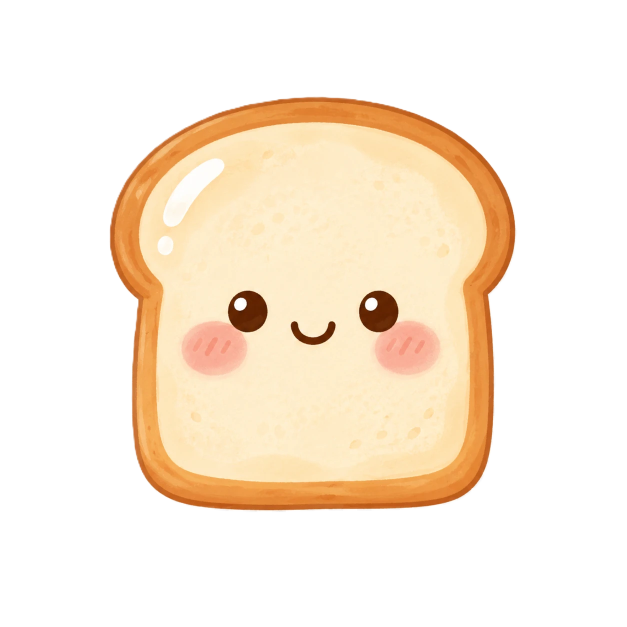
#> input picture assets/主頁/吐司.webp, 1254 x 1254 px (shown at 1/2 size)
$ python remove_bg.py '../../../assets/主頁/吐司.webp'
#> lines starting #> are read from the running program, lines starting #| are printed output that depends on the picture; after the words box and inside, x2 and y2 are one past the last pixel; in counts of white or black regions, pixels touching at a corner belong together
# -*- coding: utf-8 -*-
"""
圖片去背（邊緣氾濫填色）

把純色／近純色背景的 PNG 去背成透明：從四邊做 flood fill，只清掉「顏色接近
背景且與邊緣相連」的像素，保留主體內部同色區域（吸管、高光、白色描邊）。

用法：
    python remove_bg.py <inputs...> [--thresh 42] [--feather 1.2]
                                    [--backup] [--out DIR] [--check PATH]

<inputs> 可為：資料夾（處理其中 *.png）、檔案路徑、或 glob 字串。
"""
import os
import sys
import glob
import shutil
import argparse
from collections import deque

import numpy as np
from PIL import Image, ImageFilter


def collect_files(inputs):
    files = []
    for item in inputs:
        if os.path.isdir(item):
            files += glob.glob(os.path.join(item, "*.png"))
        elif any(ch in item for ch in "*?["):
            files += glob.glob(item)
        elif os.path.isfile(item):
            files.append(item)
        else:
            print(f"[skip] 找不到：{item}", file=sys.stderr)
    # 去重、排序、排除已產生的檢查圖與備份
    seen, out = set(), []
    for f in sorted(files):
        fp = os.path.abspath(f)
        if fp in seen:
            continue
        if os.sep + "_original" + os.sep in fp:
            continue
        seen.add(fp)
        out.append(f)
    return out


def remove_bg(path, thresh, feather, out_dir=None, backup=False):
#> called with path = '../../../assets/主頁/吐司.webp', thresh = 42, feather = 1.2, backup = False
    if backup:
        bdir = os.path.join(os.path.dirname(path), "_original")
        os.makedirs(bdir, exist_ok=True)
        dest = os.path.join(bdir, os.path.basename(path))
        if not os.path.exists(dest):
            shutil.copy2(path, dest)

    img = Image.open(path).convert("RGBA")
#> img is the input picture: PIL image 1254x1254 RGBA; mean R, G, B, A 246.3, 232, 214.9, 92.6
    arr = np.asarray(img).astype(np.int16)
    h, w = arr.shape[:2]
#> h = 1254; w = 1254
    rgb = arr[:, :, :3]

    # 背景基準色 = 四角平均
    corners = np.array(
        [rgb[0, 0], rgb[0, w - 1], rgb[h - 1, 0], rgb[h - 1, w - 1]],
        dtype=np.int16,
    )
#> corners = [[240, 240, 240], [255, 255, 255], [254, 254, 254], [242, 242, 242]]
    bg = corners.mean(axis=0)
#> bg = [247.8, 247.8, 247.8]

    dist = np.sqrt(((rgb - bg) ** 2).sum(axis=2))
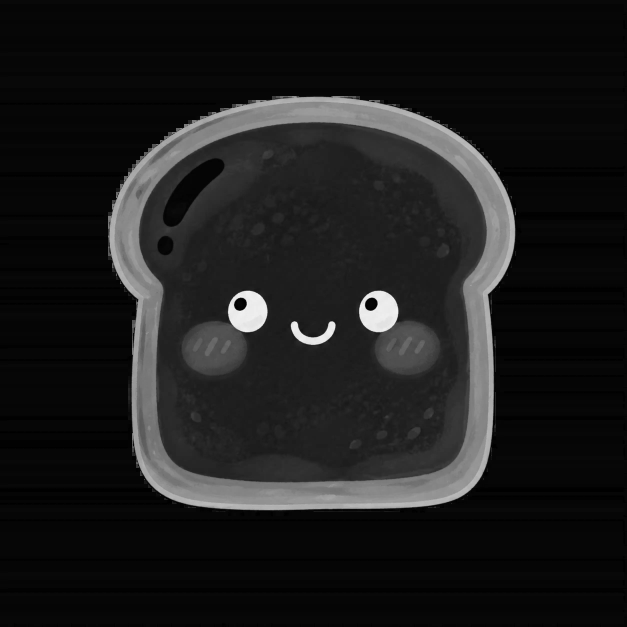
#> dist: shape (1254, 1254) float64 (shown at 1/2 size); min 0.433, max 385.8, mean 43.8; drawn with min black and max white
    near_bg = dist < thresh
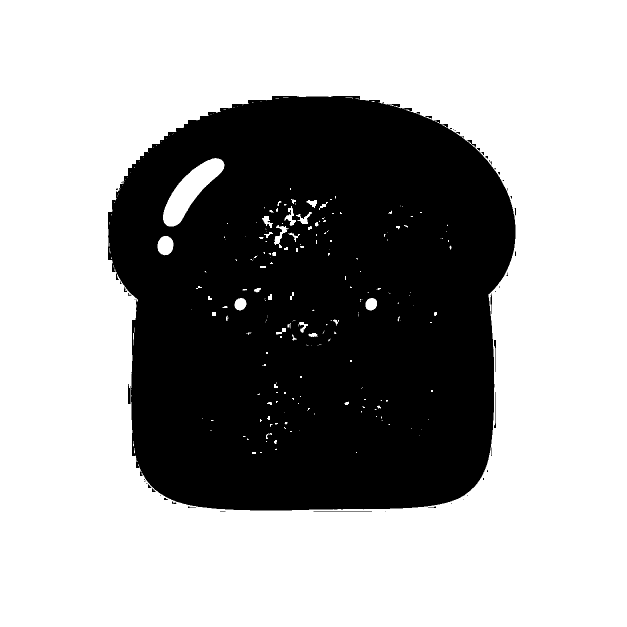
#> near_bg: shape (1254, 1254) bool (shown at 1/2 size); 64.2% white; 52 black regions (34 under 20 px), largest, box (x1, y1, x2, y2) and area: (216, 192, 1031, 1021) 561143, (256, 768, 261, 808) 178, (627, 1023, 744, 1024) 117

    # 從四邊 flood fill：只保留與邊緣相連的近背景像素
    visited = np.zeros((h, w), dtype=bool)
    dq = deque()

    def seed(y, x):
        if near_bg[y, x] and not visited[y, x]:
            visited[y, x] = True
            dq.append((y, x))

    for x in range(w):
        seed(0, x)
        seed(h - 1, x)
    for y in range(h):
        seed(y, 0)
        seed(y, w - 1)

    while dq:
        y, x = dq.popleft()
        if y > 0 and near_bg[y - 1, x] and not visited[y - 1, x]:
            visited[y - 1, x] = True; dq.append((y - 1, x))
        if y < h - 1 and near_bg[y + 1, x] and not visited[y + 1, x]:
            visited[y + 1, x] = True; dq.append((y + 1, x))
        if x > 0 and near_bg[y, x - 1] and not visited[y, x - 1]:
            visited[y, x - 1] = True; dq.append((y, x - 1))
        if x < w - 1 and near_bg[y, x + 1] and not visited[y, x + 1]:
            visited[y, x + 1] = True; dq.append((y, x + 1))
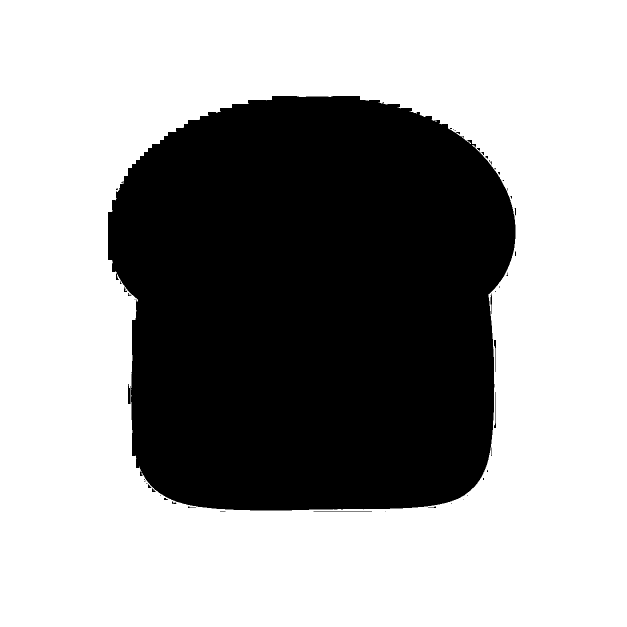
#> visited: shape (1254, 1254) bool (shown at 1/2 size); 63.4% white; 51 black regions (33 under 20 px), largest, box (x1, y1, x2, y2) and area: (216, 192, 1031, 1021) 574959, (256, 768, 261, 808) 178, (627, 1023, 744, 1024) 117

    alpha = np.where(visited, 0, 255).astype(np.uint8)
    alpha_img = Image.fromarray(alpha, mode="L")
    if feather > 0:
        alpha_img = alpha_img.filter(ImageFilter.GaussianBlur(feather))
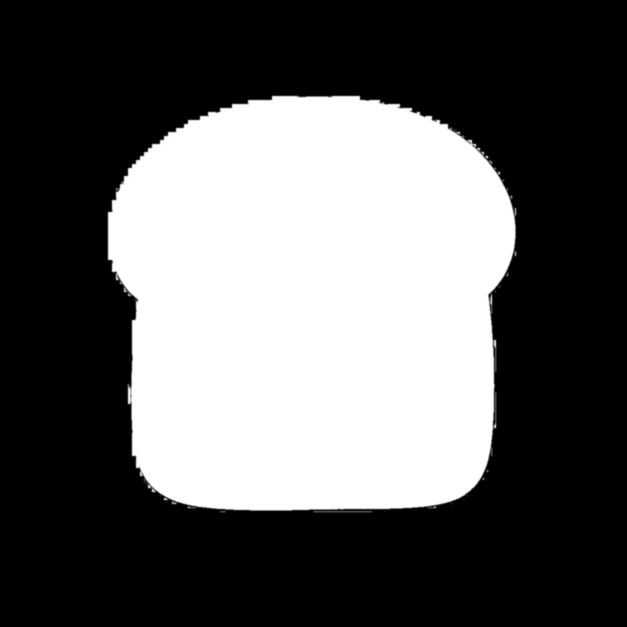
#> alpha_img: PIL image 1254x1254 L (shown at 1/2 size); min 0, max 255, mean 93.4

    out = img.copy()
    out.putalpha(alpha_img)

    target = path
    if out_dir:
        os.makedirs(out_dir, exist_ok=True)
        target = os.path.join(out_dir, os.path.basename(path))
    out.save(target)

    kept = float((alpha > 0).sum()) / (h * w) * 100
#> kept = 36.63
    return kept


def make_check_sheet(files, out_path, cell=300, bg=(120, 200, 150)):
    cols = 3
    rows = (len(files) + cols - 1) // cols
    sheet = Image.new("RGBA", (cols * cell, rows * cell), bg + (255,))
    for i, f in enumerate(files):
        im = Image.open(f).convert("RGBA")
        im.thumbnail((cell - 16, cell - 16))
        x = (i % cols) * cell + 8
        y = (i // cols) * cell + 8
        sheet.alpha_composite(im, (x, y))
    sheet.convert("RGB").save(out_path)


def main():
    ap = argparse.ArgumentParser(description="邊緣氾濫填色去背")
    ap.add_argument("inputs", nargs="+", help="資料夾／檔案／glob")
    ap.add_argument("--thresh", type=float, default=42, help="近背景色容差（越大清越多）")
    ap.add_argument("--feather", type=float, default=1.2, help="邊緣羽化半徑")
    ap.add_argument("--backup", action="store_true", help="覆寫前備份原圖到 _original/")
    ap.add_argument("--out", default=None, help="輸出資料夾（預設就地覆寫）")
    ap.add_argument("--check", default=None, help="產生有色底檢查圖的輸出路徑")
    args = ap.parse_args()

    files = collect_files(args.inputs)
    if not files:
        print("沒有可處理的檔案", file=sys.stderr)
        sys.exit(1)

    for f in files:
        kept = remove_bg(f, args.thresh, args.feather, args.out, args.backup)
#> kept = 36.63
        print(f"{os.path.basename(f):16s}  保留 {kept:5.1f}%")
#| 吐司.webp           保留  36.6%

    if args.check:
        processed = (
            [os.path.join(args.out, os.path.basename(f)) for f in files]
            if args.out else files
        )
        make_check_sheet(processed, args.check)
        print(f"檢查圖：{args.check}")


if __name__ == "__main__":
    main()

$ run again, on assets/主頁/彩帶.webp
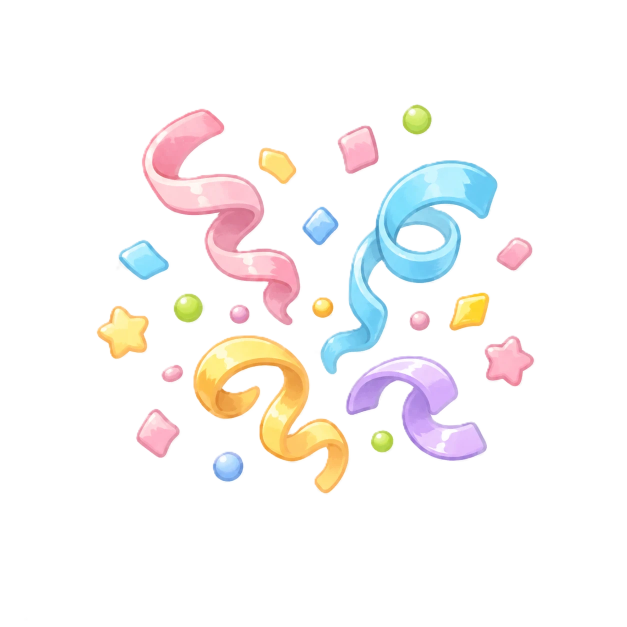
#> input picture assets/主頁/彩帶.webp, 1254 x 1254 px (shown at 1/2 size)
#> in remove_bg, img is the input picture: PIL image 1254x1254 RGBA; mean R, G, B, A 243.1, 240.7, 239.7, 37.2
#> corners = [[240, 240, 240], [254, 254, 254], [254, 254, 254], [243, 243, 243]]
#> bg = [247.8, 247.8, 247.8]
#> in remove_bg, `near_bg = dist < thresh`:
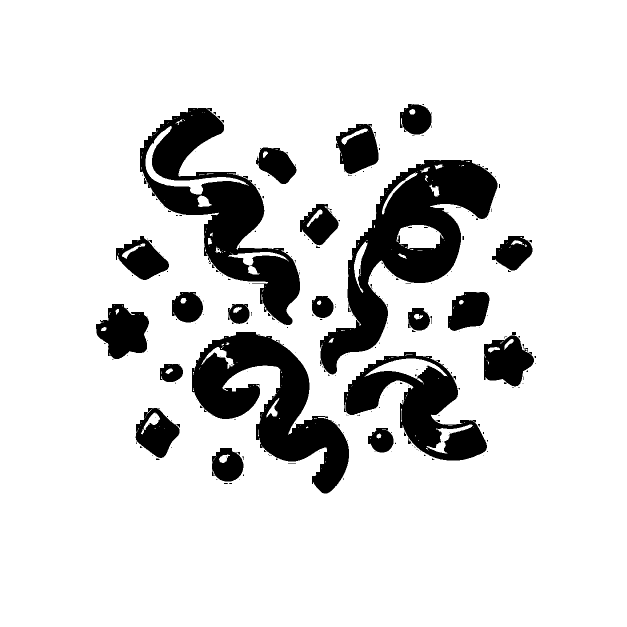
#> near_bg: shape (1254, 1254) bool (shown at 1/2 size); 85.5% white; 256 black regions (226 under 20 px), largest, box (x1, y1, x2, y2) and area: (640, 320, 995, 749) 51783, (280, 216, 600, 650) 45234, (384, 664, 698, 987) 42043
#> alpha: shape (1254, 1254); 15.8% white; 243 white regions (213 under 20 px), largest, box (x1, y1, x2, y2) and area: (640, 320, 995, 749) 57349, (280, 216, 600, 650) 51080, (384, 664, 698, 987) 43277
#> in remove_bg, `alpha_img = alpha_img.filter(ImageFilter.GaussianBlur(feather))`:
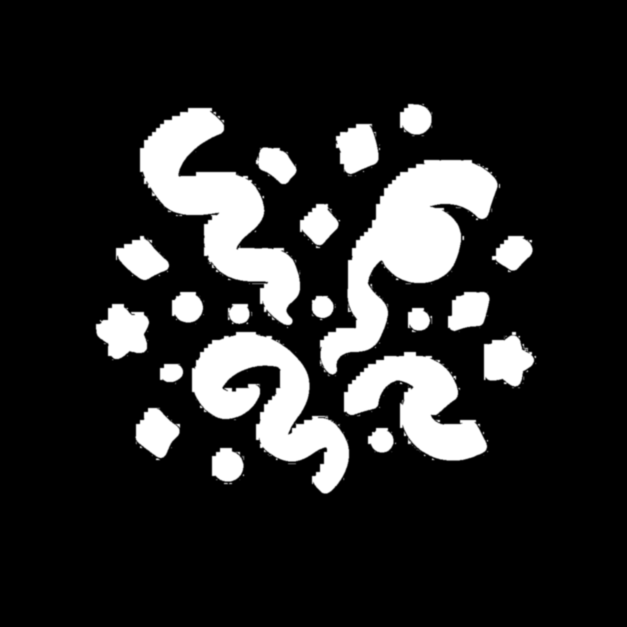
#> alpha_img: PIL image 1254x1254 L (shown at 1/2 size); min 0, max 255, mean 40.4
#> in remove_bg, `kept = float((alpha > 0).sum()) / (h * w) * 100`: kept = 15.83
#| 彩帶.webp           保留  15.8%

$ run again, on assets/主頁/愛心.webp
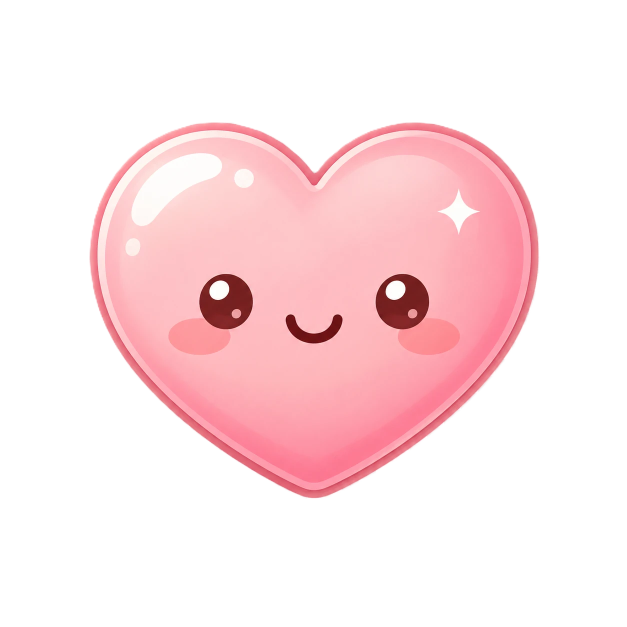
#> input picture assets/主頁/愛心.webp, 1254 x 1254 px (shown at 1/2 size)
#> in remove_bg, img is the input picture: PIL image 1254x1254 RGBA; mean R, G, B, A 247.3, 223, 225.5, 81.7
#> corners = [[240, 240, 240], [241, 241, 241], [243, 243, 243], [242, 242, 242]]
#> bg = [241.5, 241.5, 241.5]
#> in remove_bg, `near_bg = dist < thresh`:
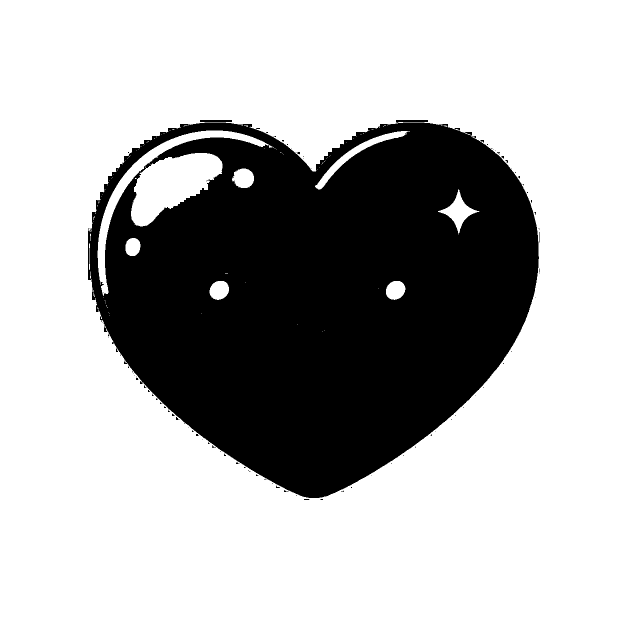
#> near_bg: shape (1254, 1254) bool (shown at 1/2 size); 69.8% white; 99 black regions (91 under 20 px), largest, box (x1, y1, x2, y2) and area: (176, 240, 1078, 996) 473258, (400, 240, 464, 244) 256, (961, 280, 968, 285) 24
#> alpha: shape (1254, 1254); 32.3% white; 96 white regions (88 under 20 px), largest, box (x1, y1, x2, y2) and area: (176, 240, 1078, 996) 507050, (400, 240, 464, 244) 256, (961, 280, 968, 285) 24
#> in remove_bg, `alpha_img = alpha_img.filter(ImageFilter.GaussianBlur(feather))`:
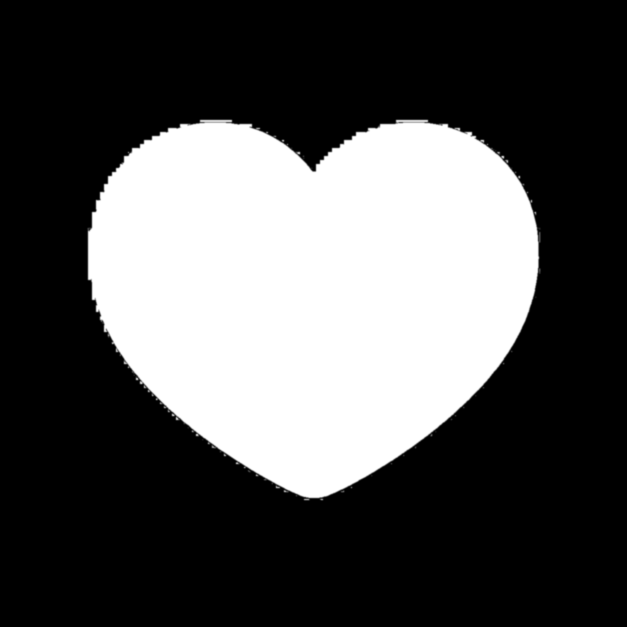
#> alpha_img: PIL image 1254x1254 L (shown at 1/2 size); min 0, max 255, mean 82.4
#> in remove_bg, `kept = float((alpha > 0).sum()) / (h * w) * 100`: kept = 32.3
#| 愛心.webp           保留  32.3%
